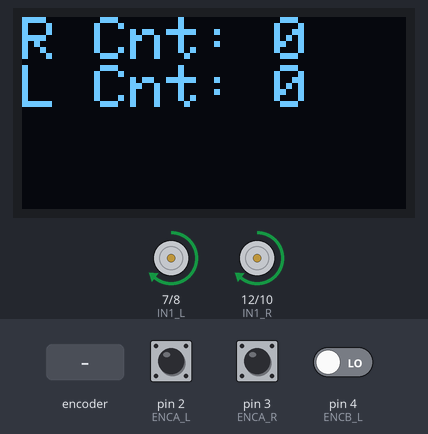
The sketch below on a simulated Arduino Uno, built with avr-gcc and run on an emulated ATmega328P. Parts: 128×64 one-colour display, motor-driver pin pairs drawn as motors (green arrow = first pin HIGH = forward, orange = second pin HIGH = backward, longer = more drive, scaled by the enable pin). Inputs (shaded band) come from the test bench; at power-on: pin 2 (ENCA_L) HIGH, pin 3 (ENCA_R) HIGH, pin 4 (ENCB_L) LOW. What the sketch prints to the serial monitor is not drawn.

Above: at 1.2 s.
1.3 s: rotary encoder on pin 2 (ENCA_L) / pin 5 (ENCB_R) turned 3 steps (first pin leading)
At 2.9 s:
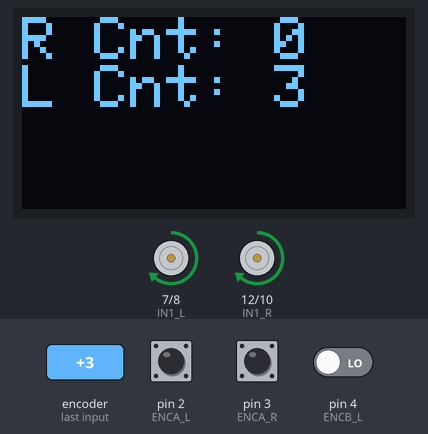
3.5 s: rotary encoder on pin 2 (ENCA_L) / pin 5 (ENCB_R) turned 1 step (first pin leading)
At 4.5 s:
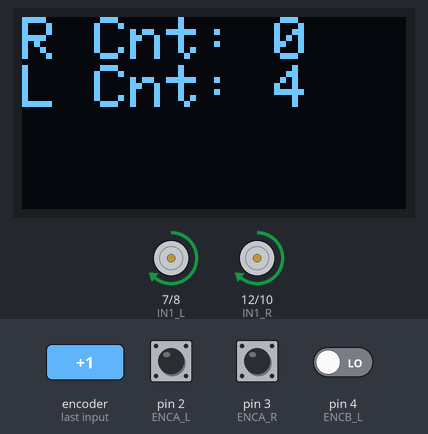
Timing chart, 0 to 6.5 s (numbered marks = the images above; inputs shaded):
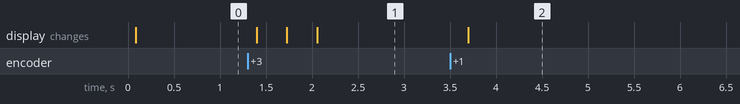

Measured:
- after the input at 1.3 s, the display: first changes after 0.10 s (image 1 shows a later state)
- after the input at 3.5 s, the display: changes after 0.20 s (image 2)

The sketch:

01_Car3_Encoder_Motors_Ticks.ino
```cpp
#include <Adafruit_GFX.h>
#include <Adafruit_SSD1306.h>

#define SCREEN_WIDTH 128
#define SCREEN_HEIGHT 64
#define OLED_RESET    -1
Adafruit_SSD1306 display(SCREEN_WIDTH, SCREEN_HEIGHT, &Wire, OLED_RESET);

// === Right Motor Pins ===
#define IN1_R 12
#define IN2_R 10
#define PWM_R 11
#define ENCA_R 3
#define ENCB_R 5

// === Left Motor Pins ===
#define IN1_L 7
#define IN2_L 8
#define PWM_L 6
#define ENCA_L 2
#define ENCB_L 4

// === Encoder Counts ===
volatile long encoderCountR = 0;
volatile long encoderCountL = 0;

// === Encoder ISRs with Direction Detection ===
void readEncoderR() {
  if (digitalRead(ENCB_R) == LOW)
    encoderCountR--;
  else
    encoderCountR++;
}

void readEncoderL() {
  if (digitalRead(ENCB_L) == LOW)
    encoderCountL++;
  else
    encoderCountL--;
}

void setup() {
  Serial.begin(9600);

  // Motor pins
  pinMode(IN1_R, OUTPUT); pinMode(IN2_R, OUTPUT); pinMode(PWM_R, OUTPUT);
  pinMode(IN1_L, OUTPUT); pinMode(IN2_L, OUTPUT); pinMode(PWM_L, OUTPUT);

  // Encoder pins
  pinMode(ENCA_R, INPUT);
  pinMode(ENCB_R, INPUT);
  pinMode(ENCA_L, INPUT);
  pinMode(ENCB_L, INPUT);

  attachInterrupt(digitalPinToInterrupt(ENCA_R), readEncoderR, RISING);
  attachInterrupt(digitalPinToInterrupt(ENCA_L), readEncoderL, RISING);

  // OLED init
  if (!display.begin(SSD1306_SWITCHCAPVCC, 0x3C)) {
    Serial.println("OLED init failed");
    while (true);
  }
  display.clearDisplay();
  display.display();

  // Start both motors forward
  digitalWrite(IN1_R, HIGH); digitalWrite(IN2_R, LOW);
  analogWrite(PWM_R, 180);

  digitalWrite(IN1_L, HIGH); digitalWrite(IN2_L, LOW);
  analogWrite(PWM_L, 180);

  Serial.println("Motors running. Encoders with direction...");
}

void loop() {
  // Serial monitor
  Serial.print("Right: "); Serial.print(encoderCountR);
  Serial.print(" | Left: "); Serial.println(encoderCountL);

  // OLED display
  display.clearDisplay();
  display.setTextSize(2);
  display.setTextColor(SSD1306_WHITE);
  display.setCursor(0, 0);
  display.print("R Cnt: "); display.println(encoderCountR);
  display.print("L Cnt: "); display.println(encoderCountL);
  display.display();

  delay(300);
}
```
